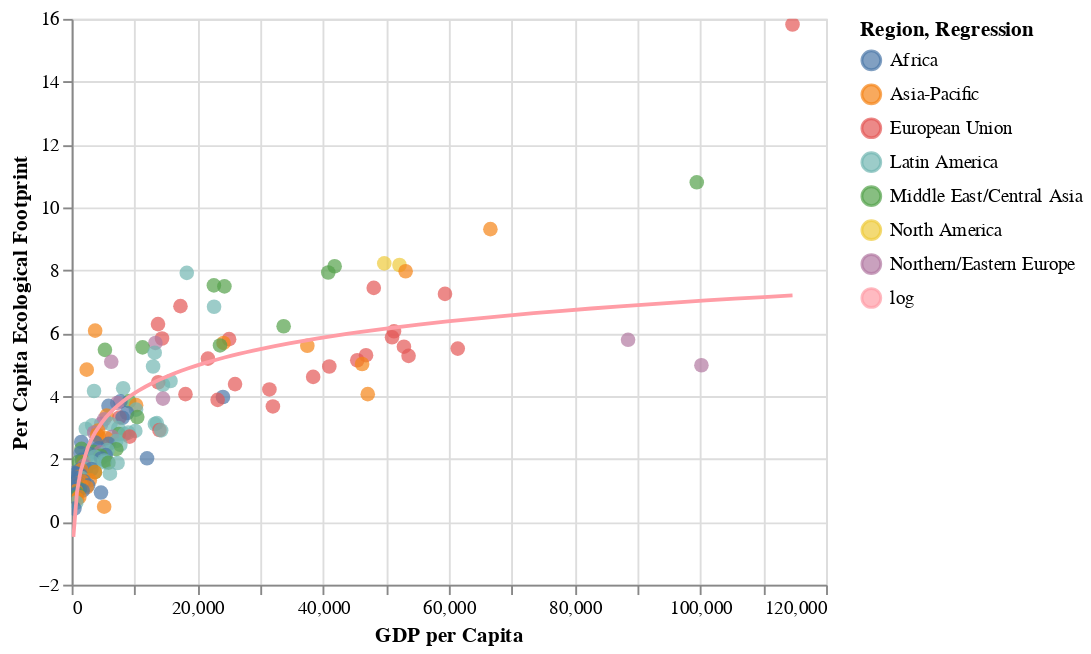

Write notebook code for a chart like this one.
### Code cell
log = base1 + base1.transform_regression("GDP per Capita", "Total Ecological Footprint", method="log", as_=['GDP per Capita', 'log']).mark_line().transform_fold(["log"], as_=["Regression", "Total Ecological Footprint"]).encode(alt.Color("Regression:N"))
log.interactive()

### Figure 1 — Vega-Lite specification as saved in the notebook (floating-point values rounded to 4 significant figures; data arrays with more than 128 entries replaced by an {"elided": "..."} marker saying what was removed)
{"config": {"view": {"continuousWidth": 400, "continuousHeight": 300}}, "layer": [{"mark": {"type": "circle", "size": 60}, "encoding": {"color": {"type": "nominal", "field": "Region"}, "tooltip": [{"type": "nominal", "field": "Country"}, {"type": "nominal", "field": "Region"}, {"type": "quantitative", "field": "Total Ecological Footprint", "title": "Ecological Footprint"}, {"type": "quantitative", "field": "GDP per Capita"}], "x": {"type": "quantitative", "field": "GDP per Capita"}, "y": {"type": "quantitative", "field": "Total Ecological Footprint", "title": "Per Capita Ecological Footprint"}}, "selection": {"selector008": {"type": "interval", "bind": "scales", "encodings": ["x", "y"]}}}, {"mark": "line", "encoding": {"color": {"type": "nominal", "field": "Regression"}, "tooltip": [{"type": "nominal", "field": "Country"}, {"type": "nominal", "field": "Region"}, {"type": "quantitative", "field": "Total Ecological Footprint", "title": "Ecological Footprint"}, {"type": "quantitative", "field": "GDP per Capita"}], "x": {"type": "quantitative", "field": "GDP per Capita"}, "y": {"type": "quantitative", "field": "Total Ecological Footprint", "title": "Per Capita Ecological Footprint"}}, "transform": [{"on": "GDP per Capita", "regression": "Total Ecological Footprint", "method": "log", "as": ["GDP per Capita", "log"]}, {"fold": ["log"], "as": ["Regression", "Total Ecological Footprint"]}]}], "data": {"name": "data-7fea6f296aacf871c3ff8145758e8fe5"}, "$schema": "https://vega.github.io/schema/vega-lite/v4.8.1.json", "datasets": {"data-7fea6f296aacf871c3ff8145758e8fe5": {"elided": "171 records"}}}
